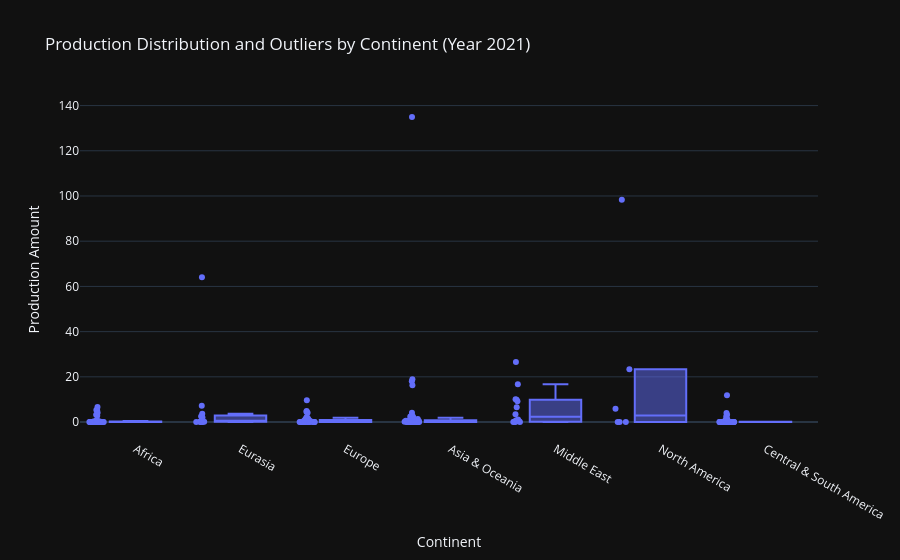

Notebook code for this chart:
### Code cell
df_2021 = df_long[df_long['Year'] == 2021]

fig5 = px.box(
    df_2021,
    x='Continent',
    y='Production',
    points="all",  
    hover_data=['Country'],
    title='Production Distribution and Outliers by Continent (Year 2021)',
    labels={'Production': 'Production Amount', 'Continent': 'Continent'},
    template='plotly_dark'
)
fig5.show()

### Figure 1 — Plotly figure (JSON) as saved in the notebook; plotly's stock layout.template omitted (floating-point values rounded to 4 significant figures; data arrays with more than 128 entries replaced by an {"elided": "..."} marker saying what was removed)
{"data": [{"alignmentgroup": "True", "boxpoints": "all", "customdata": {"elided": "229x1 str values"}, "hovertemplate": "Continent=%{x}<br>Production Amount=%{y}<br>Country=%{customdata[0]}<extra></extra>", "legendgroup": "", "marker": {"color": "#636efa"}, "name": "", "notched": false, "offsetgroup": "", "orientation": "v", "showlegend": false, "type": "box", "x": {"elided": "229 str values"}, "x0": " ", "xaxis": "x", "y": {"elided": "229 float values"}, "y0": " ", "yaxis": "y"}], "layout": {"boxmode": "group", "legend": {"tracegroupgap": 0}, "title": {"text": "Production Distribution and Outliers by Continent (Year 2021)"}, "xaxis": {"anchor": "y", "domain": [0, 1], "title": {"text": "Continent"}}, "yaxis": {"anchor": "x", "domain": [0, 1], "title": {"text": "Production Amount"}}}}
